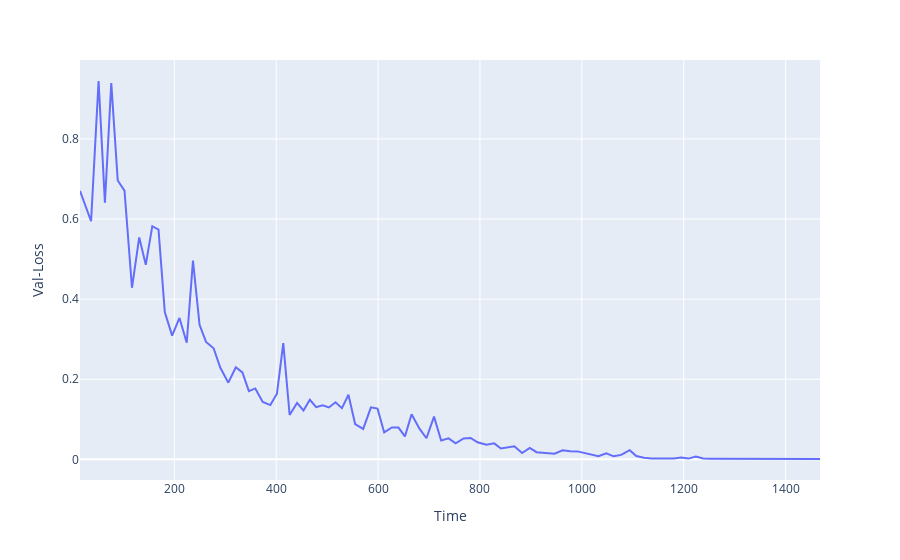

The notebook cell this image was saved under:
### Code cell
fig=px.line(df,x='time',y='val/loss',render_mode='svg')
fig.update_xaxes(title_text='Time')
fig.update_yaxes(title_text='Val-Loss')
fig.write_image("time_val_loss.svg")

fig.show()
